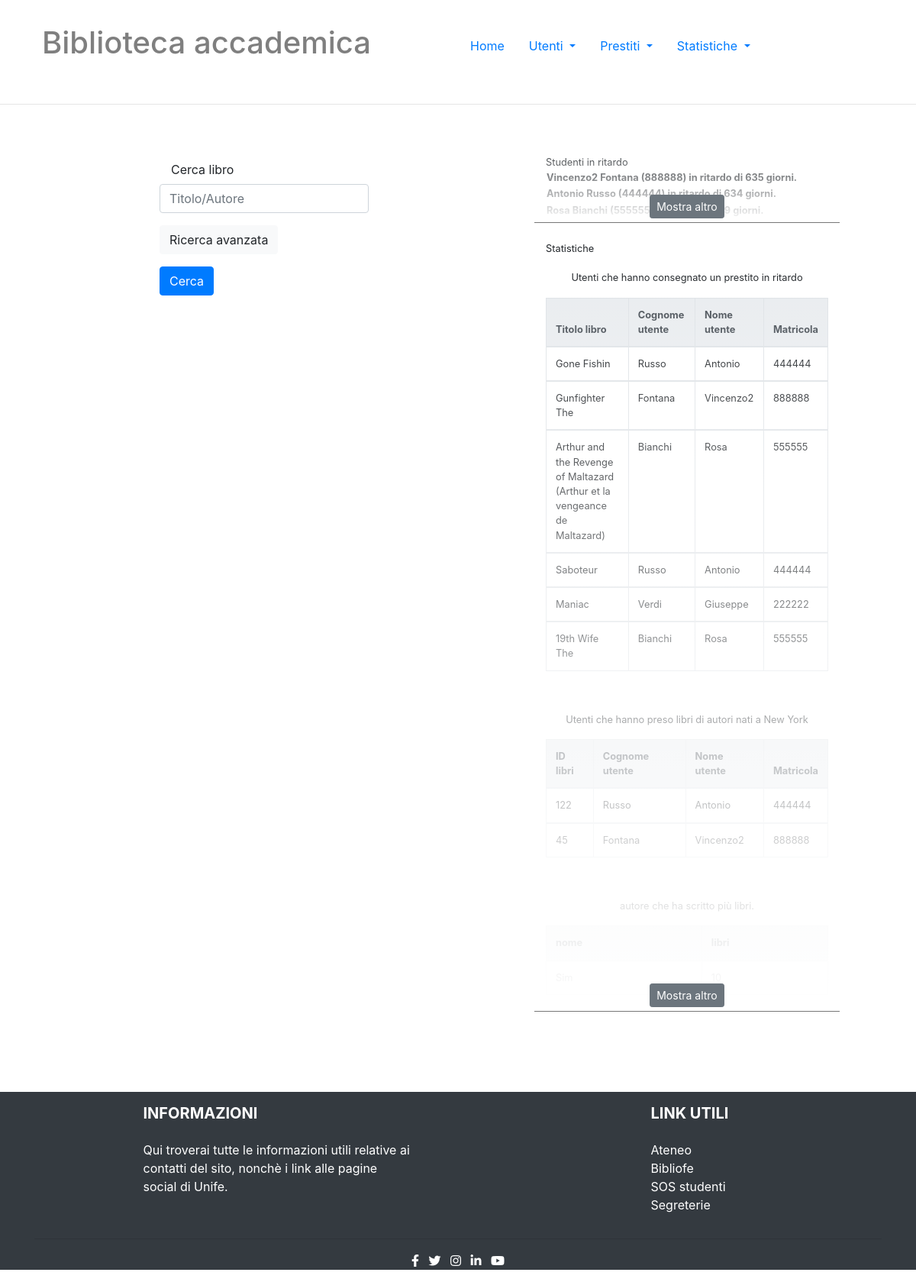
The app's page /home.php with its own data.
### tables this page shows
CREATE TABLE `PRESTITO` (
  `ID_libro` int(11) NOT NULL,
  `Matricola` int(11) NOT NULL,
  `Data_prestito` date NOT NULL,
  `Scadenza_prestito` date NOT NULL,
  `Consegnato` tinyint(1) NOT NULL,
  `Data_restituzione` date DEFAULT NULL,
  PRIMARY KEY (`ID_libro`,`Matricola`,`Data_prestito`),
  KEY `Matricola` (`Matricola`),
  CONSTRAINT `PRESTITO_ibfk_1` FOREIGN KEY (`ID_libro`) REFERENCES `COPIE_LIBRO` (`ID`) ON DELETE CASCADE ON UPDATE CASCADE,
  CONSTRAINT `PRESTITO_ibfk_2` FOREIGN KEY (`Matricola`) REFERENCES `UTENTE` (`Matricola`) ON DELETE CASCADE ON UPDATE CASCADE
);

CREATE TABLE `UTENTE` (
  `Matricola` int(11) NOT NULL,
  `Cognome_utente` varchar(16) NOT NULL,
  `Nome_utente` varchar(16) NOT NULL,
  `Iniziali_sn_utente` char(1) DEFAULT NULL,
  `Data_n_utente` date DEFAULT NULL,
  PRIMARY KEY (`Matricola`)
);

CREATE TABLE `LIBRO` (
  `Titolo_libro` varchar(100) NOT NULL,
  `ISBN` varchar(13) NOT NULL,
  `Lingua` varchar(15) DEFAULT NULL,
  `Anno_produzione` int(11) DEFAULT NULL,
  `Codice_editore` int(11) NOT NULL,
  PRIMARY KEY (`ISBN`),
  KEY `Codice_editore` (`Codice_editore`),
  CONSTRAINT `LIBRO_ibfk_1` FOREIGN KEY (`Codice_editore`) REFERENCES `EDITORE` (`Cod_editore`) ON DELETE CASCADE ON UPDATE CASCADE
);

### funzioni.php (the view, shortened to what this page needs)
<?php
function form_cerca()
{ ?>
    <div class="d-flex justify-content-center">
        <form action="cerca.php" method="GET">
            <div class="form-group mr-2">
                <label class="col-auto col-form-label">Cerca libro </label>
                <input type="text" required class="form-control" name="libro" id="inputText" placeholder="Titolo/Autore">
            </div>
            <p>
                <button class="btn btn-light" type="button" data-toggle="collapse" data-target="#collapseExample" aria-expanded="false" aria-controls="collapseExample">
                    Ricerca avanzata
                </button>
            </p>
            <button type="submit" value="Cerca" name="Cerca" class="btn btn-primary">Cerca</button>
        </form>
    </div>
<?php
}
?>
    <?php function autore_scritto_piu_libri()
    {
	include("connessione.php");
        $query1 = "SELECT AUTORE.Nome_autore, COUNT(*) as libri_scritti FROM AUTORE INNER JOIN
SCRITTO_DA ON AUTORE.Cognome_autore = SCRITTO_DA.Cog_autore GROUP BY AUTORE.Nome_autore order by libri_scritti DESC limit 1";
        $result1 = mysqli_query($db, $query1);
        if (mysqli_num_rows($result1) > 0) {
    ?>
            <br><br>
            <p class="text-center">autore che ha scritto più libri.</p>
            <table class="table table-bordered">
                <thead class="thead-light">
                    <tr>
                        <th scope="col"> nome </th>
                        <th scope="col"> libri </th>
                    </tr>
                </thead>
                <tbody>
                    <?php
                    while ($row = mysqli_fetch_assoc($result1)) {
                    ?>
                        <tr>
                            <td><?php echo $row["Nome_autore"]; ?> </td>
                            <td><?php echo $row["libri_scritti"]; ?> </td>
                        </tr>
                <?php
                    }
                }
                ?>
                </tbody>
            </table>
        <?php
    } ?>
        <?php function utenti_ritardo()
        {
	include("connessione.php");
            $query = "SELECT LIBRO.Titolo_libro,UTENTE.Cognome_utente,UTENTE.Nome_utente,UTENTE.Matricola
FROM
PRESTITO INNER JOIN UTENTE
ON PRESTITO.Matricola = UTENTE.Matricola
AND PRESTITO.Consegnato = 1 AND DATEDIFF(PRESTITO.Scadenza_prestito,PRESTITO.Data_restituzione) < 0
INNER JOIN COPIE_LIBRO ON PRESTITO.ID_libro = COPIE_LIBRO.ID
INNER JOIN LIBRO ON COPIE_LIBRO.ISBN = LIBRO.ISBN";
            $result = mysqli_query($db, $query);
            if (mysqli_num_rows($result) > 0) {
        ?>
                <br><br>
                <p class="text-center">Utenti che hanno consegnato un prestito in ritardo</p>
                <table class="table table-bordered">
                    <thead class="thead-light">
                        <tr>
                            <th scope="col"> Titolo libro </th>
                            <th scope="col"> Cognome utente </th>
                            <th scope="col"> Nome utente </th>
                            <th scope="col"> Matricola </th>
                        </tr>
                    </thead>
                    <tbody>
                        <?php
                        while ($row = mysqli_fetch_assoc($result)) {
                        ?>
                            <tr>
                                <td><?php echo $row["Titolo_libro"]; ?> </td>
                                <td><?php echo $row["Cognome_utente"]; ?> </td>
                                <td><?php echo $row["Nome_utente"]; ?> </td>
                                <td><?php echo $row["Matricola"]; ?> </td>
                            </tr>
                    </tbody>
                <?php } ?>
                </table>
        <?php
            }
        } ?>
        <?php function nati_NewY()
        {
	include("connessione.php");
            $query = "SELECT DISTINCT group_concat(COPIE_LIBRO.ID) as ID_libri, UTENTE.Cognome_utente,UTENTE.Nome_utente,UTENTE.Matricola
FROM PRESTITO INNER JOIN UTENTE ON PRESTITO.Matricola = UTENTE.Matricola
INNER JOIN COPIE_LIBRO ON PRESTITO.ID_libro = COPIE_LIBRO.ID INNER JOIN SCRITTO_DA
ON COPIE_LIBRO.ISBN = SCRITTO_DA.ISBN INNER JOIN AUTORE ON SCRITTO_DA.Cog_autore = AUTORE.Cognome_autore
AND AUTORE.Luogo_n_autore = 'New York' GROUP BY UTENTE.Matricola ";
            $result = mysqli_query($db, $query);
            if (mysqli_num_rows($result) > 0) {
        ?>
                <br><br>
                <p class="text-center">Utenti che hanno preso libri di autori nati a New York</p>
                <table class="table table-bordered">
                    <thead class="thead-light">
                        <tr>
                            <th scope="col"> ID libri </th>
                            <th scope="col"> Cognome utente </th>
                            <th scope="col"> Nome utente </th>
                            <th scope="col"> Matricola </th>
                        </tr>
                    </thead>
                    <tbody>
                        <?php
                        while ($row = mysqli_fetch_assoc($result)) {
                        ?>
                            <tr>
                                <td><?php echo $row["ID_libri"]; ?> </td>
                                <td><?php echo $row["Cognome_utente"]; ?> </td>
                                <td><?php echo $row["Nome_utente"]; ?> </td>
                                <td><?php echo $row["Matricola"]; ?> </td>
                            </tr>
                    </tbody>
                <?php } ?>
                </table>
        <?php
            }
        } ?>
        <?php function recupera_ritardi()
        {
        include("connessione.php");
            $sel_query = "SELECT PRESTITO.ID_libro,UTENTE.Matricola, Nome_utente, Cognome_utente, Data_prestito, Scadenza_prestito, BIBLIOTECA.Cod_biblioteca
FROM COPIE_LIBRO INNER JOIN PRESTITO on COPIE_LIBRO.ID=PRESTITO.ID_libro INNER JOIN UTENTE
on PRESTITO.Matricola=UTENTE.Matricola INNER JOIN BIBLIOTECA
on COPIE_LIBRO.Cod_biblioteca=BIBLIOTECA.Cod_biblioteca WHERE PRESTITO.Consegnato='0' ";
            $result = mysqli_query($db, $sel_query);
            while ($row = mysqli_fetch_assoc($result)) : ?>
                <?php
                $date2 = $row["Scadenza_prestito"];
                $date3 = (date("Y-m-d"));
                $format = "%R%a";
                $ritardo = dateDiff($date2, $date3, $format);
                $format1 = "%a";
                $ritardo1 = dateDiff($date2, $date3, $format1);
		$limite_visual_ritardi=0;
                if ($ritardo > 0 && $limite_visual_ritardi < 5) :
                ?>
                    <table>
                        <thead>
                            <tr>
                                <th scope="col">
                                    <?php echo $row["Nome_utente"]; ?>
                                    <?php echo $row["Cognome_utente"];
                                    echo " (" . $row["Matricola"] . ") ";
                                    echo "in ritardo di " . $ritardo1 . " giorni." ?>
                                </th>
                            </tr>
                        </thead>
                    </table>
                <?php
                endif;
                ?>
                <tr>
            <?php
            endwhile;
        }
            ?>
            <?php
            function dateDiff($date1, $date2, $format)
            {
                $datetime1 = new DateTime($date1);
                $datetime2 = new DateTime($date2);
                $interval = $datetime1->diff($datetime2);
                return $interval->format($format);
            }
            ?>

### records on screen
prestito: Matricola.Nome_utente "Vincenzo2", Matricola.Cognome_utente "Fontana", Matricola.Matricola "888888", Scadenza_prestito "635"
prestito: Matricola.Nome_utente "Antonio", Matricola.Cognome_utente "Russo", Matricola.Matricola "444444", Scadenza_prestito "634"
prestito: Matricola.Nome_utente "Rosa", Matricola.Cognome_utente "Bianchi", Matricola.Matricola "555555"
libro: Titolo_libro "Gone Fishin", utente.Cognome_utente "Russo", utente.Nome_utente "Antonio", utente.Matricola "444444"
libro: Titolo_libro "Gunfighter The", utente.Cognome_utente "Fontana", utente.Nome_utente "Vincenzo2", utente.Matricola "888888"
libro: Titolo_libro "Arthur and the Revenge of Maltazard (Arthur et la vengeance de Maltazard)", utente.Cognome_utente "Bianchi", utente.Nome_utente "Rosa", utente.Matricola "555555"
libro: Titolo_libro "Saboteur", utente.Cognome_utente "Russo", utente.Nome_utente "Antonio", utente.Matricola "444444"
libro: Titolo_libro "Maniac", utente.Cognome_utente "Verdi", utente.Nome_utente "Giuseppe", utente.Matricola "222222"
libro: Titolo_libro "19th Wife The", utente.Cognome_utente "Bianchi", utente.Nome_utente "Rosa", utente.Matricola "555555"
utente: ID_libri "122", Cognome_utente "Russo", Nome_utente "Antonio", Matricola "444444"
utente: ID_libri "45", Cognome_utente "Fontana", Nome_utente "Vincenzo2", Matricola "888888"
